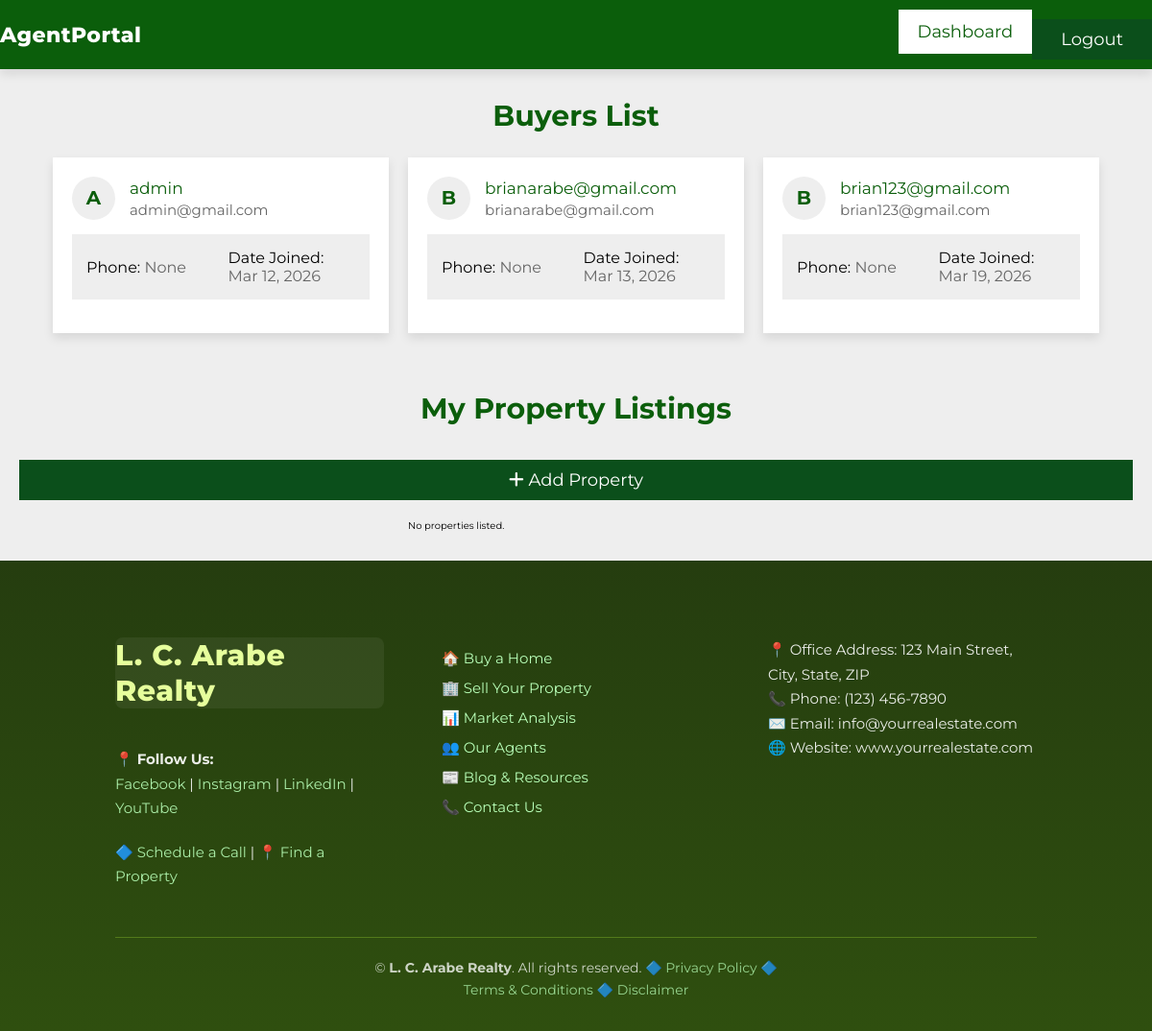
Page /agent/dashboard/ (signed in) on the earlier database version.
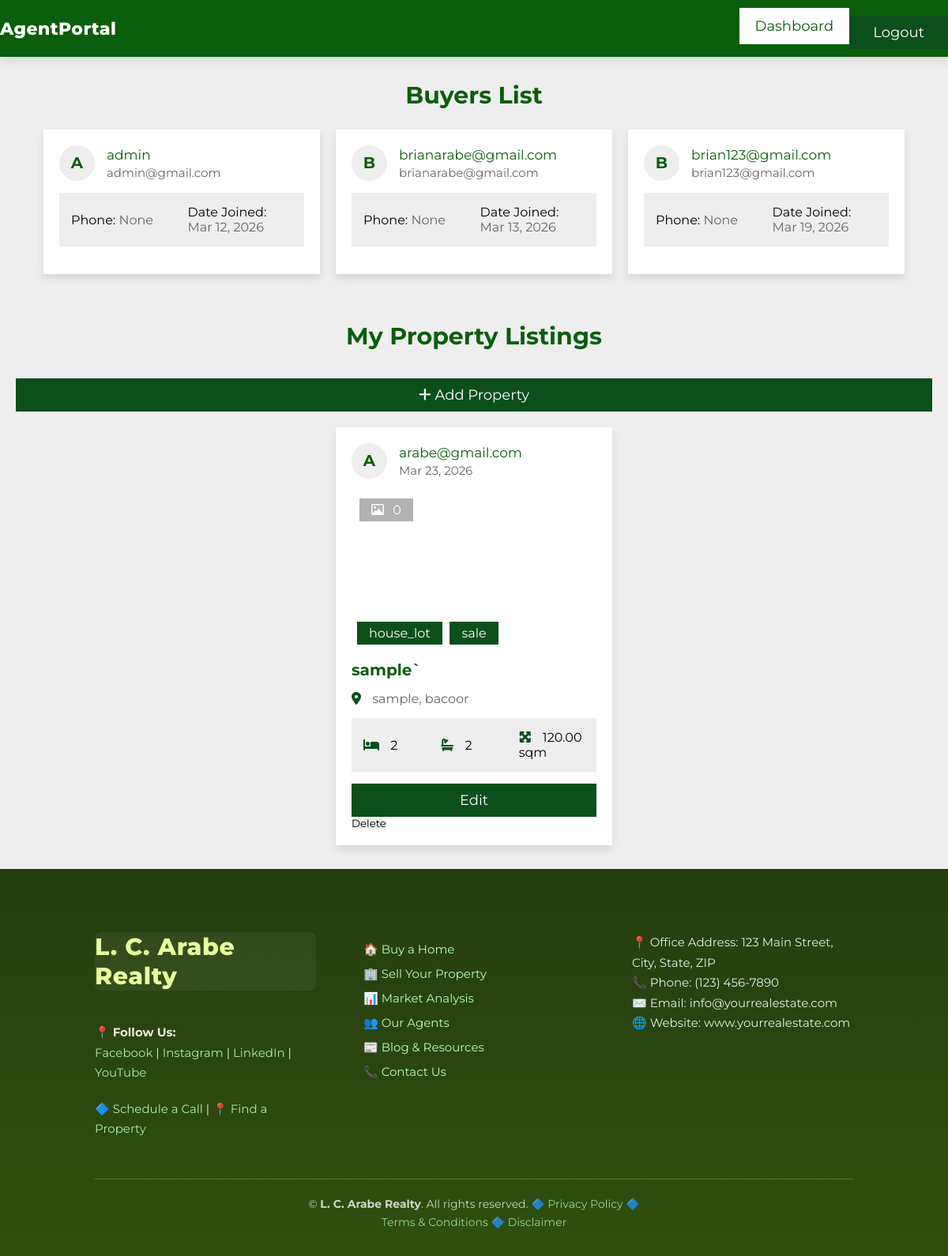
Same page on the later database version.
### app/models.py (models this page shows, shortened)
class CustomUser(AbstractUser):
    phone = models.CharField(max_length=15, blank=True, null=True)
    USER_TYPE = (
        ('buyer', 'Buyer'),
        ('agent', 'Agent'),
        ('broker', 'Broker'),
    )
    user_type = models.CharField(max_length=10, choices=USER_TYPE, default='buyer')
    is_verified = models.BooleanField(default=False)

class Property(models.Model):
    PROPERTY_TYPE = [
        ('house_lot', 'House and Lot'),
    ]
    LISTING_STATUS = [
        ('sale', 'For Sale'),
    ]
    title = models.CharField(max_length=200)
    description = models.TextField()
    property_type = models.CharField(
        max_length=20,
        choices=PROPERTY_TYPE,
        default='house_lot'
    )
    listing_status = models.CharField(
        max_length=10,
        choices=LISTING_STATUS,
        default='sale'
    )
    price = models.DecimalField(max_digits=12, decimal_places=2)
    location = models.CharField(max_length=255)
    city = models.CharField(max_length=100)
    province = models.CharField(max_length=100)
    bedrooms = models.IntegerField()
    bathrooms = models.IntegerField()
    floor_area = models.DecimalField(max_digits=10, decimal_places=2)
    lot_area = models.DecimalField(max_digits=10, decimal_places=2)
    parking_spaces = models.IntegerField(default=0)
    image = models.ImageField(upload_to='property_images/', blank=True, null=True)
    agent = models.ForeignKey(
        settings.AUTH_USER_MODEL,
        on_delete=models.CASCADE
    )
    created_at = models.DateTimeField(auto_now_add=True)
    is_available = models.BooleanField(default=True)

### app/views.py (the view)
# urls.py: path('agent/dashboard/', agent_dashboard_view, name='agent_dashboard'),
@login_required
def agent_dashboard_view(request):
    buyers = CustomUser.objects.filter(user_type="buyer")
    properties = Property.objects.filter(agent=request.user)
    context = {
        "buyers": buyers,
        "properties": properties,
    }
    return render(request, "agent_dashboard.html", context)

### app/templates/agent_dashboard.html (shortened to what this page needs)
{% load static %}
<!DOCTYPE html>
<html lang="en">
<head>
<link rel="stylesheet" href="{% static 'css/style.css' %}">
<link rel="stylesheet" href="https://cdnjs.cloudflare.com/ajax/libs/font-awesome/6.2.0/css/all.min.css">
</head>
<body>
<header class="header">
<nav class="navbar nav-1">
<div class="flex">
<a href="#" class="logo">AgentPortal</a>
<ul>
<li><a href="{% url 'agent_dashboard' %}">Dashboard</a></li>
<li>
<form action="{% url 'logout' %}" method="post">
<button type="submit" class="inline-btn">Logout</button>
</form>
</li>
</ul>
</div>
</nav>
</header>
<section class="listings">
<h1 class="heading">Buyers List</h1>
<div class="box-container">
{% for buyer in buyers %}
<div class="box">
<div class="admin">
<h3>{{ buyer.username|slice:":1"|upper }}</h3>
<div>
<p>{{ buyer.username }}</p>
<span>{{ buyer.email }}</span>
</div>
</div>
<div class="flex">
<p>Phone: <span>{{ buyer.phone }}</span></p>
<p>Date Joined: <span>{{ buyer.date_joined|date:"M d, Y" }}</span></p>
</div>
</div>
{% empty %}
<p>No buyers found.</p>
{% endfor %}
</div>
</section>
<section class="listings">
<h1 class="heading">My Property Listings</h1>
<div style="text-align:right; margin-bottom:20px;">
<a href="{% url 'add_property' %}" class="btn">
<i class="fas fa-plus"></i> Add Property
</a>
</div>
{% include "agent/listings.html" %}
</section>
{% include "components/footer.html" %}
</body>
</html>

### app/templates/agent/listings.html (shortened to what this page needs)
<div class="box-container">
{% for property in properties %}
<div class="box">
<div class="admin">
<h3>{{ property.agent.username|first|upper }}</h3>
<div>
<p>{{ property.agent.username }}</p>
<span>{{ property.created_at|date:"M d, Y" }}</span>
</div>
</div>
<div class="thumb">
<p class="total-images">
<i class="far fa-image"></i>
<span>{{ property.images.count }}</span>
</p>
<p class="type">
<span>{{ property.property_type }}</span>
<span>{{ property.listing_status }}</span>
</p>
</div>
<h3 class="name">{{ property.title }}</h3>
<p class="location">
<i class="fas fa-map-marker-alt"></i>
<span>{{ property.location }}, {{ property.city }}</span>
</p>
<div class="flex">
<p><i class="fas fa-bed"></i> {{ property.bedrooms }}</p>
<p><i class="fas fa-bath"></i> {{ property.bathrooms }}</p>
<p><i class="fas fa-maximize"></i> {{ property.floor_area }} sqm</p>
</div>
<div style="margin-top:10px;">
<a href="{% url 'edit_property' property.id %}" class="btn">Edit</a>
<form action="{% url 'delete_property' property.id %}" method="post" style="display:inline;">
    <button type="submit" class="delete-btn">Delete</button>
</form>
</div>
</div>
{% empty %}
<p>No properties listed.</p>
{% endfor %}
</div>

Differences in the rows shown:
added Property: agent.username|first "A", agent.username "arabe@gmail.com", created_at "Mar 23, 2026", images.count "0", property_type "house_lot", listing_status "sale", title "sample`", location "sample", city "bacoor", bedrooms "2", bathrooms "2", floor_area "120.00"
Other differences:
text no longer shown: "No properties listed."
